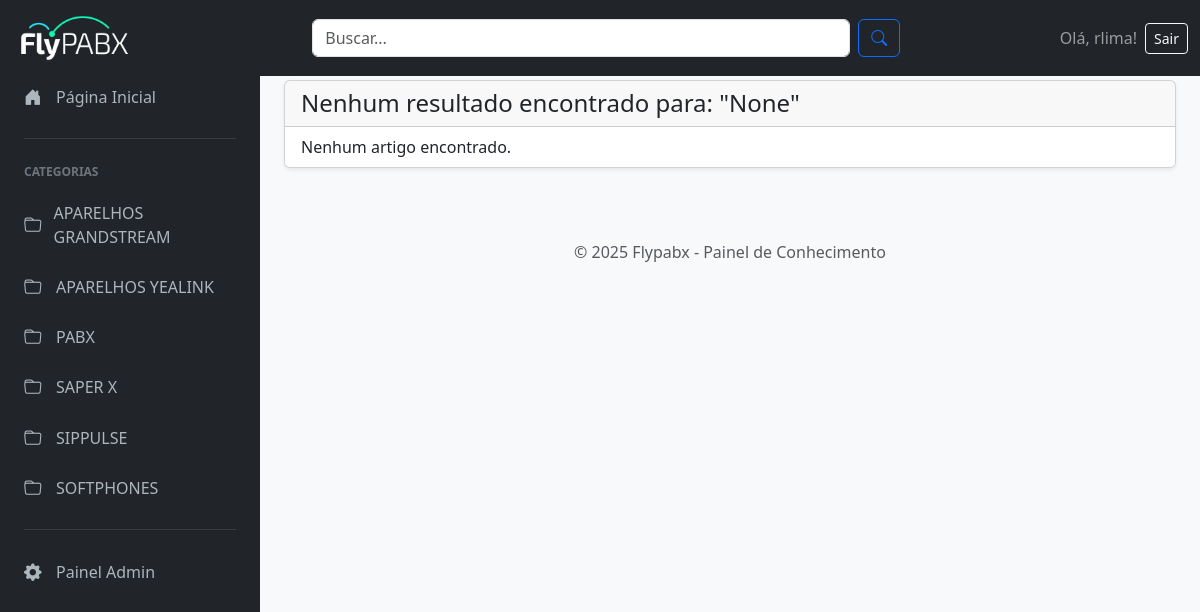
Before: /search/ (signed in) with the older database file.
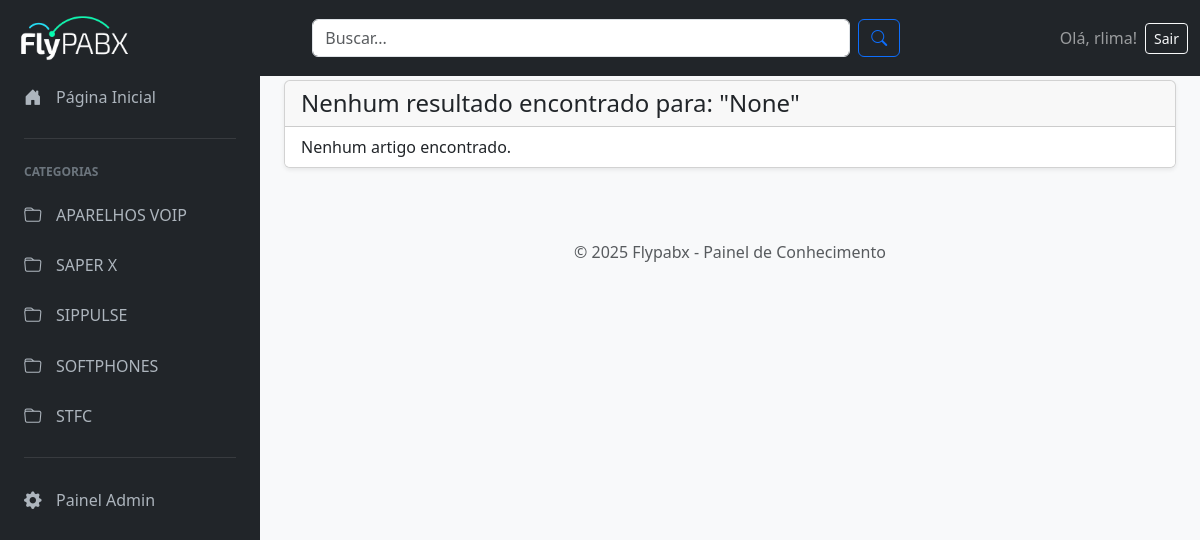
After: the same page with the newer database file.
### base/models.py (models this page shows, shortened)
class Categoria(models.Model):
    nome = models.CharField(max_length=100, unique=True)
    slug = models.SlugField(max_length=100, unique=True, blank=True)
    parent = models.ForeignKey('self', null=True, blank=True, related_name='children', on_delete=models.CASCADE)
    class Meta:
        verbose_name = "Categoria"
        verbose_name_plural = "Categorias"
        unique_together = ('slug', 'parent',)
        ordering = ['nome'] # Ordena alfabeticamente

### base/views.py (the view)
# urls.py: path('search/', views.search_results, name='search_results'),
@login_required
def search_results(request):
    query = request.GET.get('q') # Pega o parâmetro 'q' da URL (ex: /search/?q=sip)
    results = []
    if query:
        results = Artigo.objects.filter(
            Q(titulo__icontains=query) | Q(conteudo__icontains=query)
        ).distinct()
    return render(request, 'base/search_results.html', {
        'query': query,
        'results': results,
    })

### base/context_processors.py (called while the page is built)
def all_categories(request):
    return {
        'all_categories': Categoria.objects.filter(parent__isnull=True)
    }

### base/templates/base/search_results.html (shortened to what this page needs)
{% extends 'base/base.html' %}
{% block content %}
<div class="card shadow-sm">
    <div class="card-header">
        <h1 class="h4 mb-0">
            {% if results %}
                Resultados da busca por: "{{ query }}"
            {% else %}
                Nenhum resultado encontrado para: "{{ query }}"
            {% endif %}
        </h1>
    </div>
    <div class="list-group list-group-flush">
        {% for art in results %}
        <a href="{% url 'artigo_detail' art.slug %}?highlight={{ query }}" class="list-group-item list-group-item-action">
            {{ art.titulo }}
            <span class="d-block text-muted small">em &raquo; {{ art.categoria.nome }}</span>
        </a>
        {% empty %}
        <li class="list-group-item">Nenhum artigo encontrado.</li>
        {% endfor %}
    </div>
</div>
{% endblock %}

### base/templates/base/base.html (shortened to what this page needs)
{% load static %}
<!DOCTYPE html>
<html lang="pt-br">
<head>
    <link href="https://cdn.jsdelivr.net/npm/bootstrap@5.3.3/dist/css/bootstrap.min.css" rel="stylesheet">
    <link rel="stylesheet" href="https://cdn.jsdelivr.net/npm/bootstrap-icons@1.11.3/font/bootstrap-icons.min.css">
    <link rel="stylesheet" href="{% static 'base/style.css' %}">
</head>
<body>
    <nav class="navbar navbar-expand-lg navbar-dark bg-dark fixed-top">
        <div class="container-fluid d-flex justify-content-between align-items-center">
            <a class="navbar-brand" href="{% url 'home' %}">
                <img src="{% static 'base/logo-flypabx.png' %}" alt="Logo"
                     style="height: 50px;"
                     class="d-inline-block align-middle">
            </a>
            <form action="{% url 'search_results' %}" method="GET" class="d-flex w-50 mx-auto" role="search">
                <input class="form-control me-2" type="search" name="q" placeholder="Buscar..." aria-label="Buscar" value="{{ request.GET.q }}">
                <button class="btn btn-outline-primary" type="submit">
                    <i class="bi bi-search"></i>
                </button>
            </form>
            <span class="navbar-text d-flex align-items-center">
                Olá, {{ user.username }}!
                <form action="{% url 'logout' %}" method="post" class="ms-2">
                    <button type="submit" class="btn btn-sm btn-outline-light">Sair</button>
                </form>
            </span>
        </div>
    </nav>
    <div class="page-wrapper">
        <nav class="sidebar-wrapper">
            <ul class="sidebar-nav">
                <li class="sidebar-nav-item">
                    <a href="{% url 'home' %}" class="sidebar-nav-link">
                        <i class="bi bi-house-door-fill"></i>
                        <span>Página Inicial</span>
                    </a>
                </li>
                <li class="sidebar-nav-item-divider"></li>
                <li class="sidebar-nav-item-title">Categorias</li>
                {% for cat in all_categories %}
                <li class="sidebar-nav-item">
                    <a href="{% url 'categoria_detail' cat.slug %}" class="sidebar-nav-link">
                        <i class="bi bi-folder"></i>
                        <span>{{ cat.nome }}</span>
                    </a>
                </li>
                {% empty %}
                <li class="sidebar-nav-item">
                    <span class="sidebar-nav-link text-muted">Sem categorias</span>
                </li>
                {% endfor %}
                <li class="sidebar-nav-item-divider"></li>
                <li class="sidebar-nav-item">
                    <a href="/admin/" target="_blank" class="sidebar-nav-link">
                        <i class="bi bi-gear-fill"></i>
                        <span>Painel Admin</span>
                    </a>
                </li>
            </ul>
        </nav>
        <main class="main-content">
            <div class="container-fluid p-4">
                {% block content %}
                {% endblock %}
            </div>
            <footer class="text-center mt-5 mb-3 text-muted">
                &copy; {% now "Y" %} Flypabx - Painel de Conhecimento
            </footer>
        </main>
    </div>
</body>
</html>

Changed rows visible on the page:
no longer on this page (row edited): Categoria: nome "APARELHOS GRANDSTREAM"
no longer on this page (row edited): Categoria: nome "APARELHOS YEALINK"
no longer on this page (row edited): Categoria: nome "PABX"
added Categoria: nome "APARELHOS VOIP"
added Categoria: nome "STFC"
